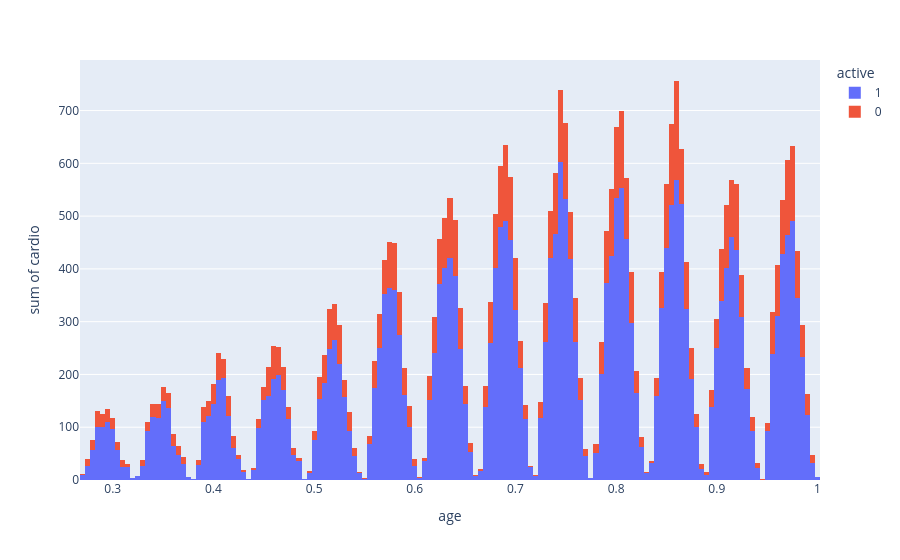

The notebook cell this image was saved under:
### Code cell
px.histogram(data_frame= cardiac_failure , x = "age" , y= "cardio" , color= "active")

### Figure 1 — Plotly figure (JSON) as saved in the notebook; plotly's stock layout.template omitted (floating-point values rounded to 4 significant figures; data arrays with more than 128 entries replaced by an {"elided": "..."} marker saying what was removed)
{"data": [{"bingroup": "x", "histfunc": "sum", "hovertemplate": "active=1<br>age=%{x}<br>sum of cardio=%{y}<extra></extra>", "legendgroup": "1", "marker": {"color": "#636efa", "pattern": {"shape": ""}}, "name": "1", "orientation": "v", "showlegend": true, "type": "histogram", "x": {"elided": "56261 float values"}, "xaxis": "x", "y": {"elided": "56261 int values"}, "yaxis": "y"}, {"bingroup": "x", "histfunc": "sum", "hovertemplate": "active=0<br>age=%{x}<br>sum of cardio=%{y}<extra></extra>", "legendgroup": "0", "marker": {"color": "#EF553B", "pattern": {"shape": ""}}, "name": "0", "orientation": "v", "showlegend": true, "type": "histogram", "x": {"elided": "13739 float values"}, "xaxis": "x", "y": {"elided": "13739 int values"}, "yaxis": "y"}], "layout": {"barmode": "relative", "legend": {"title": {"text": "active"}, "tracegroupgap": 0}, "margin": {"t": 60}, "xaxis": {"anchor": "y", "domain": [0, 1], "title": {"text": "age"}}, "yaxis": {"anchor": "x", "domain": [0, 1], "title": {"text": "sum of cardio"}}}}
